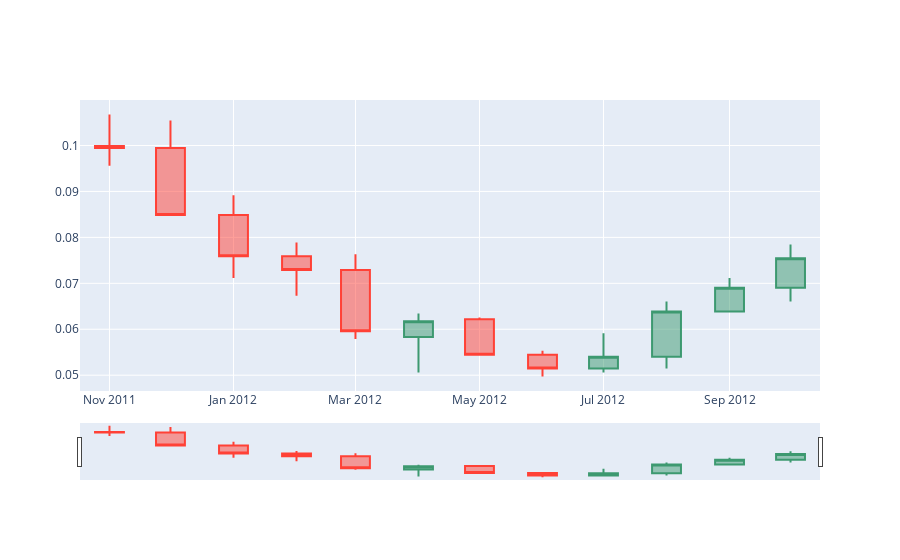

Notebook code for this chart:
### Code cell
import plotly.graph_objects as go
apple_info.loc['2011-11-01 00:00:00':'2012-10-01 00:00:00'].index

fig = go.Figure(data=[go.Candlestick(x=apple_info.loc[requested_period[0]:requested_period[1]].index,
                                    open=apple_info['Open'],
                                    close=apple_info['Close'],
                                    high=apple_info['High'],
                                    low=apple_info['Low'])])

fig.show()

### Figure 1 — Plotly figure (JSON) as saved in the notebook; plotly's stock layout.template omitted (floating-point values rounded to 4 significant figures; data arrays with more than 128 entries replaced by an {"elided": "..."} marker saying what was removed)
{"data": [{"close": {"elided": "486 float values"}, "high": {"elided": "486 float values"}, "low": {"elided": "486 float values"}, "open": {"elided": "486 float values"}, "type": "candlestick", "x": ["2011-11-01T00:00:00-04:00", "2011-12-01T00:00:00-05:00", "2012-01-01T00:00:00-05:00", "2012-02-01T00:00:00-05:00", "2012-03-01T00:00:00-05:00", "2012-04-01T00:00:00-04:00", "2012-05-01T00:00:00-04:00", "2012-06-01T00:00:00-04:00", "2012-07-01T00:00:00-04:00", "2012-08-01T00:00:00-04:00", "2012-09-01T00:00:00-04:00", "2012-10-01T00:00:00-04:00"]}], "layout": {}}
